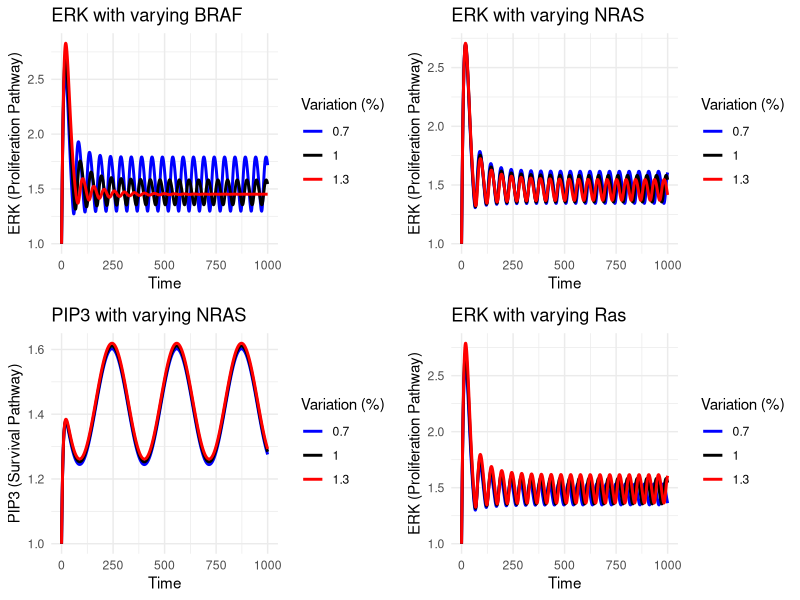
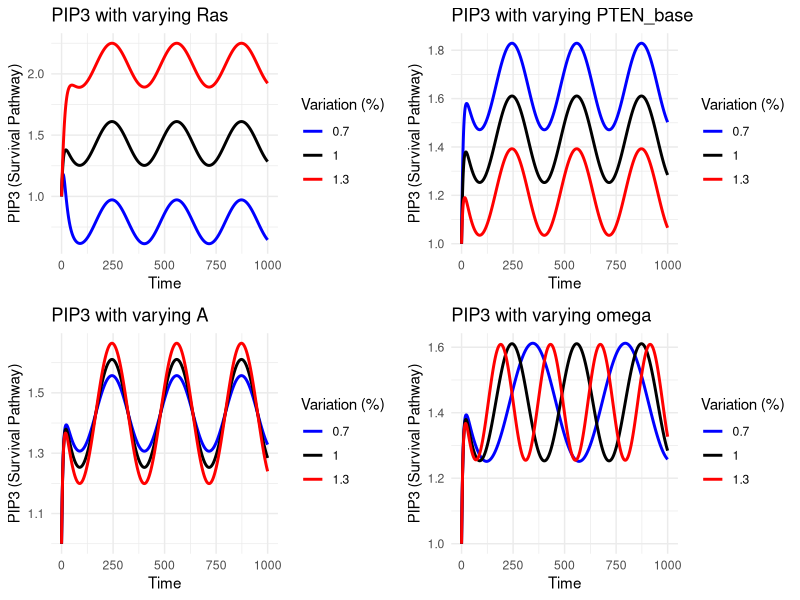
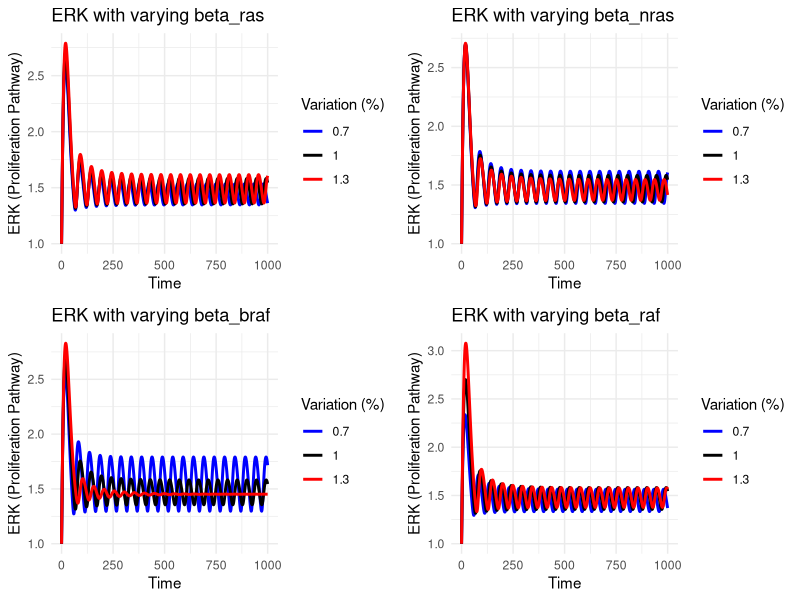
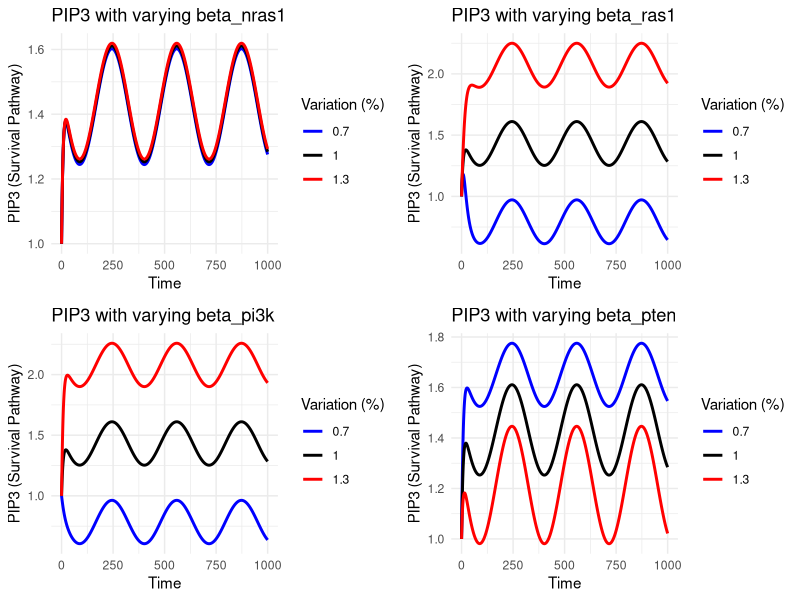
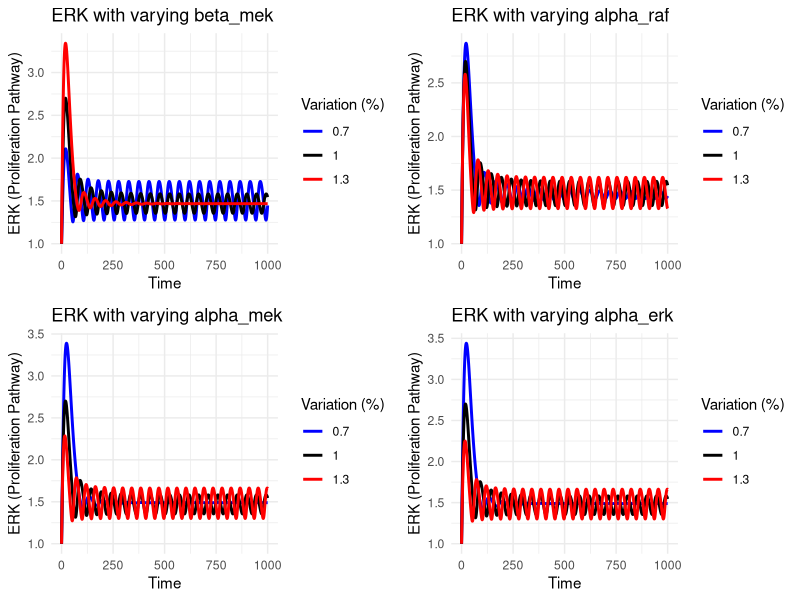
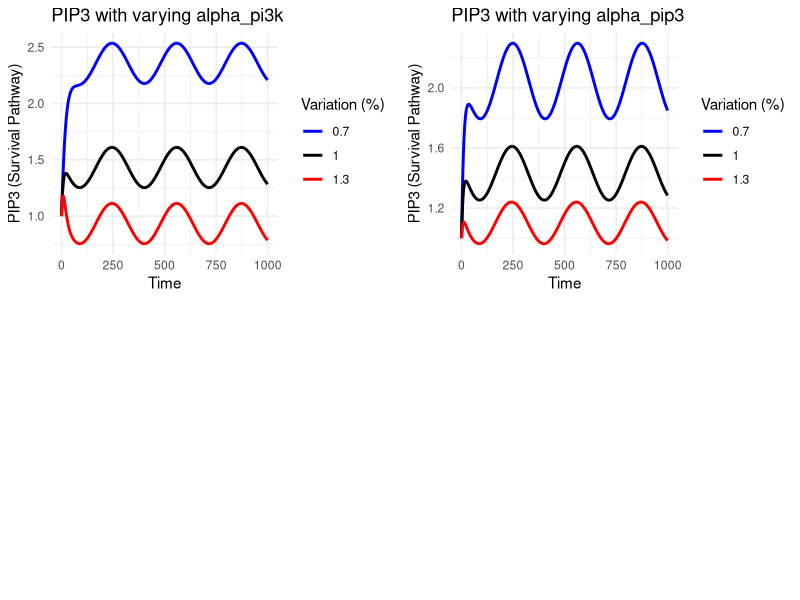

Here is the R script that generated these plots, in order:

# Load required libraries
library(deSolve)
library(ggplot2)
library(dplyr)
library(gridExtra)  # For arranging multiple plots in one window

# Define parameters and initial conditions
base_params <- c(BRAF = 0.005, NRAS = 0.01, Ras = 0.5, 
                 PTEN_base = 0.8, A = 0.2, omega = 0.02, 
                 beta_ras = 0.4,
                 beta_nras = 0.25,
                 beta_braf = 6, beta_raf = 0.1,
                 beta_nras1 = 0.1, beta_ras1 = 0.15, beta_pi3k = 0.25,
                 beta_pten = 0.1,
                 beta_mek = 0.25,
                 
                 alpha_raf = 0.05, alpha_mek = 0.1, alpha_erk = 0.1,
                 alpha_pi3k = 0.08, alpha_pip3 = 0.11
)

initial_conditions <- c(Raf = 1, MEK = 1.2, PI3K = 1, PIP3 = 1, ERK = 1)
times <- seq(0, 1000, by = 1)

MAPK_pathway <- function(time, state, parameters) {
  with(as.list(c(state, parameters)), {
    
    # Sinusoidal PTEN_base with time-dependent oscillations
    PTEN <- PTEN_base + A * sin(omega * time)
    
    # ODEs for MAPK pathway
    dRaf <- 1/(1+(ERK/1.3)^30)* beta_ras * Ras + beta_nras * NRAS - alpha_raf * Raf
    
    dMEK <- beta_braf * BRAF + beta_raf * Raf - alpha_mek * MEK
    
    dERK <- beta_mek * MEK - alpha_erk * ERK
    
    # ODEs for Akt pathway
    dPI3K <- beta_nras1 * NRAS + beta_ras1 * Ras - alpha_pi3k * PI3K
    
    dPIP3 <- beta_pi3k * PI3K - beta_pten * PTEN - alpha_pip3 * PIP3
    
    return(list(c(dRaf, dMEK, dPI3K, dPIP3, dERK)))
  })
}

# Function to run model and extract results for sensitivity
run_simulation <- function(param_name, variation) {
  params <- base_params
  params[param_name] <- base_params[param_name] * variation
  out <- ode(y = initial_conditions, times = times, func = MAPK_pathway, parms = params)
  out_df <- as.data.frame(out)
  out_df$variation <- paste(param_name, variation, sep = "_")
  out_df$param <- param_name
  out_df$variation_value <- variation
  return(out_df)
}

# Define list for which plots to include for each parameter
plot_inclusion <- list(
  BRAF = "ERK", NRAS = c("ERK", "PIP3"), Ras = c("ERK", "PIP3"),
  PTEN_base = "PIP3", A = "PIP3", omega = "PIP3", 
  beta_ras = "ERK", beta_nras = "ERK", beta_braf = "ERK",
  beta_raf = "ERK", beta_nras1 = "PIP3", beta_ras1 = "PIP3",
  beta_pi3k = "PIP3", beta_pten = "PIP3", beta_mek = "ERK",
  alpha_raf = "ERK", alpha_mek = "ERK", alpha_erk = "ERK",
  alpha_pi3k = "PIP3", alpha_pip3 = "PIP3"
)

# List of all parameters to vary and sensitivity percentages
sensitivity_params <- names(base_params)
variations <- c(0.7, 1.0, 1.3)  # 70%, 100%, and 130% of the base value

# Run simulations for each parameter and variation
results <- bind_rows(
  lapply(sensitivity_params, function(param) {
    lapply(variations, function(var) {
      run_simulation(param, var)
    })
  })
)

# Create and store plots for each parameter in a list
plot_list <- list()
for (param in sensitivity_params) {
  
  # Filter results for the current parameter
  param_results <- results %>% filter(param == !!param)
  
  # Check inclusion list and create the specified plots
  include_plots <- plot_inclusion[[param]]
  
  if ("ERK" %in% include_plots) {
    # Plot for ERK
    p_erk <- ggplot(param_results, aes(x = time, y = ERK, color = as.factor(variation_value))) +
      geom_line(lwd = 1) +
      labs(title = paste("ERK with varying", param),
           y = "ERK (Proliferation Pathway)", x = "Time",
           color = "Variation (%)") +
      theme_minimal() +
      scale_color_manual(values = c("blue", "black", "red"))
    plot_list[[length(plot_list) + 1]] <- p_erk
  }
  
  if ("PIP3" %in% include_plots) {
    # Plot for PIP3
    p_pip3 <- ggplot(param_results, aes(x = time, y = PIP3, color = as.factor(variation_value))) +
      geom_line(lwd = 1) +
      labs(title = paste("PIP3 with varying", param),
           y = "PIP3 (Survival Pathway)", x = "Time",
           color = "Variation (%)") +
      theme_minimal() +
      scale_color_manual(values = c("blue", "black", "red"))
    plot_list[[length(plot_list) + 1]] <- p_pip3
  }
}

# Set up grid parameters and paginate plots if needed
plots_per_page <- 4  # Adjust number of plots per page
num_pages <- ceiling(length(plot_list) / plots_per_page)

# Display plots in paginated grid layout
for (i in seq_len(num_pages)) {
  # Select a subset of plots for the current page
  start_idx <- (i - 1) * plots_per_page + 1
  end_idx <- min(i * plots_per_page, length(plot_list))
  
  # Display the current set of plots
  do.call(grid.arrange, c(plot_list[start_idx:end_idx], ncol = 2, nrow = 2))
}





dev.off()



# Function to calculate maximum value in the last time steps (steady-state values)
get_max_steady_state_value <- function(param_results, pathway) {
  # Get the last few timesteps (for steady state, consider the last 100 time points)
  last_timesteps <- tail(param_results, 100)
  
  # Return the maximum value for the specified pathway (PIP3 or ERK)
  max_value <- max(last_timesteps[[pathway]], na.rm = TRUE)
  
  return(max_value)
}





# Create a list to store the max values for each parameter and variation
max_values <- list()

# Loop over each parameter, variation, and pathway
for (param in sensitivity_params) {
  for (var in variations) {
    # Filter results for the current parameter and variation
    param_results <- results %>% filter(param == !!param, variation_value == var)
    
    # Check the inclusion list and calculate max steady-state values for PIP3 or ERK
    include_plots <- plot_inclusion[[param]]
    
    if ("ERK" %in% include_plots) {
      # Calculate max value of ERK
      max_erk <- get_max_steady_state_value(param_results, "ERK")
      max_values[[length(max_values) + 1]] <- data.frame(
        Parameter = param, 
        Variation = paste0(var * 100, "%"),  # Convert to percentage format
        Pathway = "ERK", 
        Max_Value = max_erk
      )
    }
    
    if ("PIP3" %in% include_plots) {
      # Calculate max value of PIP3
      max_pip3 <- get_max_steady_state_value(param_results, "PIP3")
      max_values[[length(max_values) + 1]] <- data.frame(
        Parameter = param, 
        Variation = paste0(var * 100, "%"),  # Convert to percentage format
        Pathway = "PIP3", 
        Max_Value = max_pip3
      )
    }
  }
}

# Combine all max values into a single data frame
max_values_df <- bind_rows(max_values)

# Display the resulting table
print(max_values_df)




















# Function to calculate the amplitude (difference between max and min) in the last time steps
get_amplitude_last_period <- function(param_results, pathway) {
  # Get the last few timesteps (for the last period, consider the last 100 time points)
  last_timesteps <- tail(param_results, 500)
  
  # Calculate the amplitude (max - min) for the specified pathway (PIP3 or ERK)
  amplitude <- max(last_timesteps[[pathway]], na.rm = TRUE) - min(last_timesteps[[pathway]], na.rm = TRUE)
  
  return(amplitude)
}

# Create a list to store the max values and amplitudes for each parameter and variation
max_values_with_amplitude <- list()

# Loop over each parameter, variation, and pathway
for (param in sensitivity_params) {
  for (var in variations) {
    # Filter results for the current parameter and variation
    param_results <- results %>% filter(param == !!param, variation_value == var)
    
    # Check the inclusion list and calculate max steady-state values and amplitude for PIP3 or ERK
    include_plots <- plot_inclusion[[param]]
    
    if ("ERK" %in% include_plots) {
      # Calculate max value of ERK
      max_erk <- get_max_steady_state_value(param_results, "ERK")
      
      # Calculate amplitude of ERK in the last 100 time steps
      amplitude_erk <- get_amplitude_last_period(param_results, "ERK")
      
      max_values_with_amplitude[[length(max_values_with_amplitude) + 1]] <- data.frame(
        Parameter = param, 
        Variation = paste0(var * 100, "%"),  # Convert to percentage format
        Pathway = "ERK", 
        Max_Value = round(max_erk,2),
        Amplitude = round(amplitude_erk,2)  # Add the amplitude
      )
    }
    
    if ("PIP3" %in% include_plots) {
      # Calculate max value of PIP3
      max_pip3 <- get_max_steady_state_value(param_results, "PIP3")
      
      # Calculate amplitude of PIP3 in the last 100 time steps
      amplitude_pip3 <- get_amplitude_last_period(param_results, "PIP3")
      
      max_values_with_amplitude[[length(max_values_with_amplitude) + 1]] <- data.frame(
        Parameter = param, 
        Variation = paste0(var * 100, "%"),  # Convert to percentage format
        Pathway = "PIP3", 
        Max_Value = round(max_pip3,2),
        Amplitude = round(amplitude_pip3,2)  # Add the amplitude
      )
    }
  }
}

# Combine all max values and amplitudes into a single data frame
max_values_with_amplitude_df <- bind_rows(max_values_with_amplitude)

# Display the resulting table
print(max_values_with_amplitude_df)


write.csv(max_values_with_amplitude_df, "max_values_with_amplitude2.csv", row.names = FALSE)
